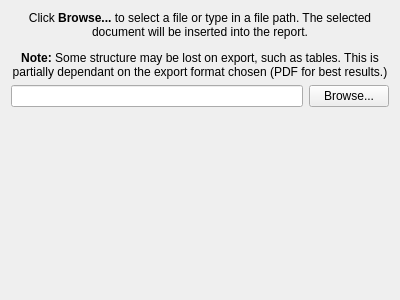
<?xml version="1.0" encoding="UTF-8"?>
<ui version="4.0">
 <class>Form</class>
 <widget class="QWidget" name="Form">
  <property name="geometry">
   <rect>
    <x>0</x>
    <y>0</y>
    <width>400</width>
    <height>300</height>
   </rect>
  </property>
  <property name="windowTitle">
   <string>Form</string>
  </property>
  <layout class="QVBoxLayout" name="verticalLayout">
   <item>
    <widget class="QLabel" name="label">
     <property name="text">
      <string>&lt;html&gt;&lt;head/&gt;&lt;body&gt;&lt;p align=&quot;center&quot;&gt;Click &lt;span style=&quot; font-weight:600;&quot;&gt;Browse...&lt;/span&gt; to select a file or type in a file path. The selected document will be inserted into the report.&lt;/p&gt;&lt;p align=&quot;center&quot;&gt;&lt;span style=&quot; font-weight:600;&quot;&gt;Note:&lt;/span&gt; Some structure may be lost on export, such as tables. This is partially dependant on the export format chosen (PDF for best results.)&lt;/p&gt;&lt;/body&gt;&lt;/html&gt;</string>
     </property>
     <property name="wordWrap">
      <bool>true</bool>
     </property>
    </widget>
   </item>
   <item>
    <layout class="QHBoxLayout" name="horizontalLayout">
     <item>
      <widget class="QLineEdit" name="lineEdit"/>
     </item>
     <item>
      <widget class="QPushButton" name="browseButton">
       <property name="text">
        <string>Browse...</string>
       </property>
      </widget>
     </item>
    </layout>
   </item>
   <item>
    <spacer name="verticalSpacer">
     <property name="orientation">
      <enum>Qt::Vertical</enum>
     </property>
     <property name="sizeHint" stdset="0">
      <size>
       <width>20</width>
       <height>40</height>
      </size>
     </property>
    </spacer>
   </item>
  </layout>
 </widget>
 <resources/>
 <connections/>
</ui>
